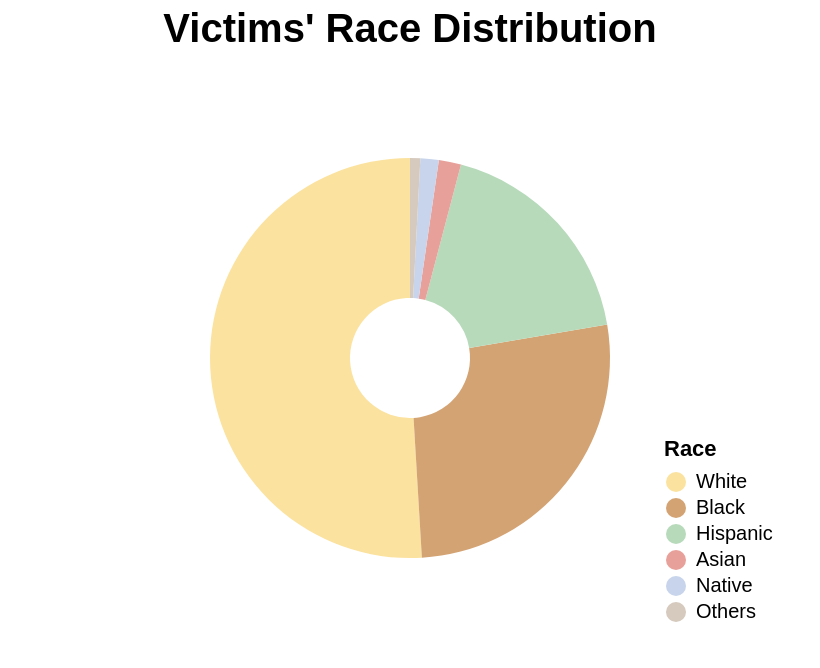

Vega-Lite specification for this chart:
### Vega-Lite specification from a JSON file in a GitHub repository (floating-point values rounded to 4 significant figures)
{"$schema": "https://vega.github.io/schema/vega-lite/v5.json", "data": {"values": [{"category": "White", "value": 2583, "percentage": 0.5095}, {"category": "Black", "value": 1355, "percentage": 0.2673}, {"category": "Hispanic", "value": 924, "percentage": 0.1822}, {"category": "Asian", "value": 91, "percentage": 0.01795}, {"category": "Native", "value": 75, "percentage": 0.01479}, {"category": "Others", "value": 42, "percentage": 0.008284}]}, "title": {"text": "Victims' Race Distribution", "fontSize": 20, "font": "Helvetica"}, "width": 400, "encoding": {"theta": {"field": "value", "type": "quantitative", "stack": true}, "color": {"field": "category", "type": "nominal", "scale": {"domain": ["White", "Black", "Hispanic", "Asian", "Native", "Others"], "range": ["#fbe29f", "#d4a373", "#b7dabb", "#e8a09a", "#c7d4eb", "#d6c9bd"]}, "legend": {"title": "Race", "orient": "bottom-right"}}, "tooltip": [{"field": "category", "type": "nominal", "title": "Race"}, {"field": "value", "type": "quantitative", "title": "Victims"}, {"field": "percentage", "type": "quantitative", "title": "Percentage", "format": ".2%"}]}, "layer": [{"mark": {"type": "arc", "innerRadius": 30, "outerRadius": 100}}]}
